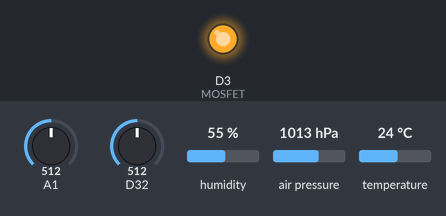
The sketch below on a simulated Arduino MKR. Parts: output pins drawn as LEDs (lit = HIGH). Inputs (shaded band) come from the test bench; at power-on: A1 = 512, D32 = 512, humidity 55 %, air pressure 1013 hPa, temperature 24 °C (analog values on the 0–1023 scale). The local clock reads 2024-03-15 10:24:30 at power-on unless the sketch sets it; no radio packets arrive unless stated.

Above: at 0.07 s.
At 2.6 s:
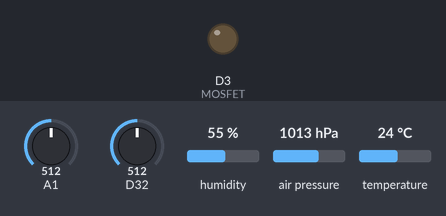
Timing chart, 0 to 6.7 s (numbered marks = the images above):
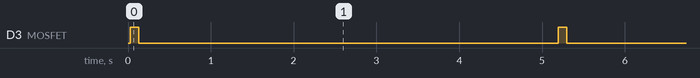

The sketch:

SensorBoxV2.ino
```cpp
// Code for the Sensor Box

// Libraries
#include "ArduinoLowPower.h"
#include "DHT.h"
#include <Wire.h>
#include <Adafruit_BMP280.h>
#include <ds3231.h>
#include <SPI.h>
#include <LoRa.h>

// ID of this sensor box - unique for each box
#define BOX_ID 1

// MOSFET Pin
#define MOSFET 3

// DHT22
#define DHTPIN 2
#define DHTTYPE DHT22
DHT dht(DHTPIN, DHTTYPE);
float temperature;
float humidity;
float heatIndex;

// Pressure sensor
Adafruit_BMP280 bmp; // use I2C interface
Adafruit_Sensor *bmp_temp = bmp.getTemperatureSensor();
Adafruit_Sensor *bmp_pressure = bmp.getPressureSensor();
double pressure = 0;

// RTC module
struct ts t;
String current_time;
String current_date;

// Rain sensor
int rain_sensor = 0;

// LoRa counter
int msg_counter = 0;

// Battery voltage
float battery_voltage = 3.0;
float voltage;

void setup() {

  // Starting serial
  Serial.begin(9600);

  // Setting up pins
  pinMode(MOSFET, OUTPUT);

  // Setting up the ADC
  analogReadResolution(10);

  // DHT22
  dht.begin();

  // Pressure Sensor
  unsigned status;
  status = bmp.begin(0x76, 0x58);

  /* Default settings from datasheet. */
  bmp.setSampling(Adafruit_BMP280::MODE_NORMAL,     /* Operating Mode. */
                  Adafruit_BMP280::SAMPLING_X2,     /* Temp. oversampling */
                  Adafruit_BMP280::SAMPLING_X16,    /* Pressure oversampling */
                  Adafruit_BMP280::FILTER_X16,      /* Filtering. */
                  Adafruit_BMP280::STANDBY_MS_500); /* Standby time. */

  bmp_temp->printSensorDetails();

  // RTC
  Wire.begin();
  DS3231_init(DS3231_CONTROL_INTCN);

  // LoRa
  if (!LoRa.begin(915E6)) {
    Serial.println("Starting LoRa failed!");
    while (1);
  }

}

void loop() {
  // First we need to get all of the data from the sensors
  // List of things we need to read:
  // 1 - DHT22    - temperature, humidity, heat_index
  // 2 - BMP280   - pressure
  // 3 - RTC      - time and date
  // 4 - Battery  - battery voltage
  // 5 - Rain     - rain sensor reading

  // DHT22
  temperature = dht.readTemperature();
  humidity    = dht.readHumidity();
  heatIndex   = dht.computeHeatIndex(temperature, humidity, false);

  // BMP280
  sensors_event_t pressure_event;
  bmp_pressure -> getEvent(&pressure_event);
  pressure = pressure_event.pressure;

  // RTC
  DS3231_get(&t);
  current_date = String(t.mday) + "/" + String(t.mon) + "/" + String(t.year);
  current_time = String(t.hour) + ":" + String(t.min) + "/" + String(t.sec);

  // Battery voltage
  analogReference(AR_INTERNAL1V0);
  voltage = analogRead(ADC_BATTERY) * (battery_voltage / 1023.0);
  analogReference(AR_DEFAULT);

  // Rain sensor
  digitalWrite(MOSFET, HIGH);
  delay(100);
  rain_sensor = analogRead(A1);
  digitalWrite(MOSFET, LOW);

  /* After gathering all of the necessary data, we need to format it into our message
  // Each field is enclosed in a start flag (&S...) and end flag (&E...)
  // List of all flags:
  # Data Contained in the Sensor Message forwarded by the GCS
  # Numb  - Name          - Start         - Stop          - Description
  # 1     - Message ID    - &SID          - &EID          - ID of the message packet
  # 2     - Box ID        - &SBOXID       - &SBOXID       - ID of the sensor box - Arduino MKR WAN 1300
  # 3     - Date          - &SDATE        - &EDATE        - Date when the message was sent
  # 4     - Time          - &STIME        - &ETIME        - Timestamp when the message was sent
  # 5     - Temperature   - &STEMP        - &ETEMP        - Temperature measured by the DHT22
  # 6     - Heat Index    - &SHEATINDEX   - &EHEATINDEX   - Heat index calculated using the measurements made by the DHT22
  # 7     - Humidity      - &SHUMIDITY    - &EHUMIDITY    - Humidity measured by the DHT22
  # 8     - Pressure      - &SPRESSURE    - &EPRESSURE    - Pressure measured by the BMP280
  # 9     - Battery       - &SBAT         - &EBAT         - Voltage of the batteries powering the sensor box
  # 10    - Rain sensor   - &SRAIN        - &ERAIN        - Measurement of the Arduino Rain Sensor
  */

  // 1  - Message ID
  String msg1 = "&SID" + String(msg_counter) + "&EID";

  // 2  - Box ID
  String msg2 = "&SBOXID" + String(BOX_ID) + "&EBOXID";

  // 3  - Date
  String msg3 = "&SDATE" + current_date + "&EDATE";

  // 4  - Time
  String msg4 = "&STIME" + current_time + "&ETIME";

  // 5  - Temperature
  String msg5 = "&STEMP" + String(temperature) + "&ETEMP";

  // 6  - Heat Index
  String msg6 = "&SHEATINDEX" + String(heatIndex) + "&EHEATINDEX";

  // 7  - Humidity
  String msg7 = "&SHUMIDITY" + String(humidity) + "&EHUMIDITY";

  // 8  - Pressure
  String msg8 = "&SPRESSURE" + String(pressure) + "&EPRESSURE";

  // 9  - Battery
  String msg9 = "&SBAT" + String(voltage) + "&EBAT";

  // 10 - Rain Sensor
  String msg10 = "&SRAIN" + String(rain_sensor) + "&ERAIN";

  // To form the final message, we need to combine all 10 messages into one single message
  String lora_message = msg1 + msg2 + msg3 + msg4 + msg5 + msg6 + msg7 + msg8 + msg9 + msg10;

  // Incrementing the msg_counter
  msg_counter++;

  // Sending the LoRa message
  LoRa.beginPacket();
  LoRa.print(lora_message);
  LoRa.endPacket();

  LowPower.sleep(5000);

}
```

Measured:
- by itself, D3 (MOSFET): alternates HIGH for 0.10 s and LOW for 5.1 s
